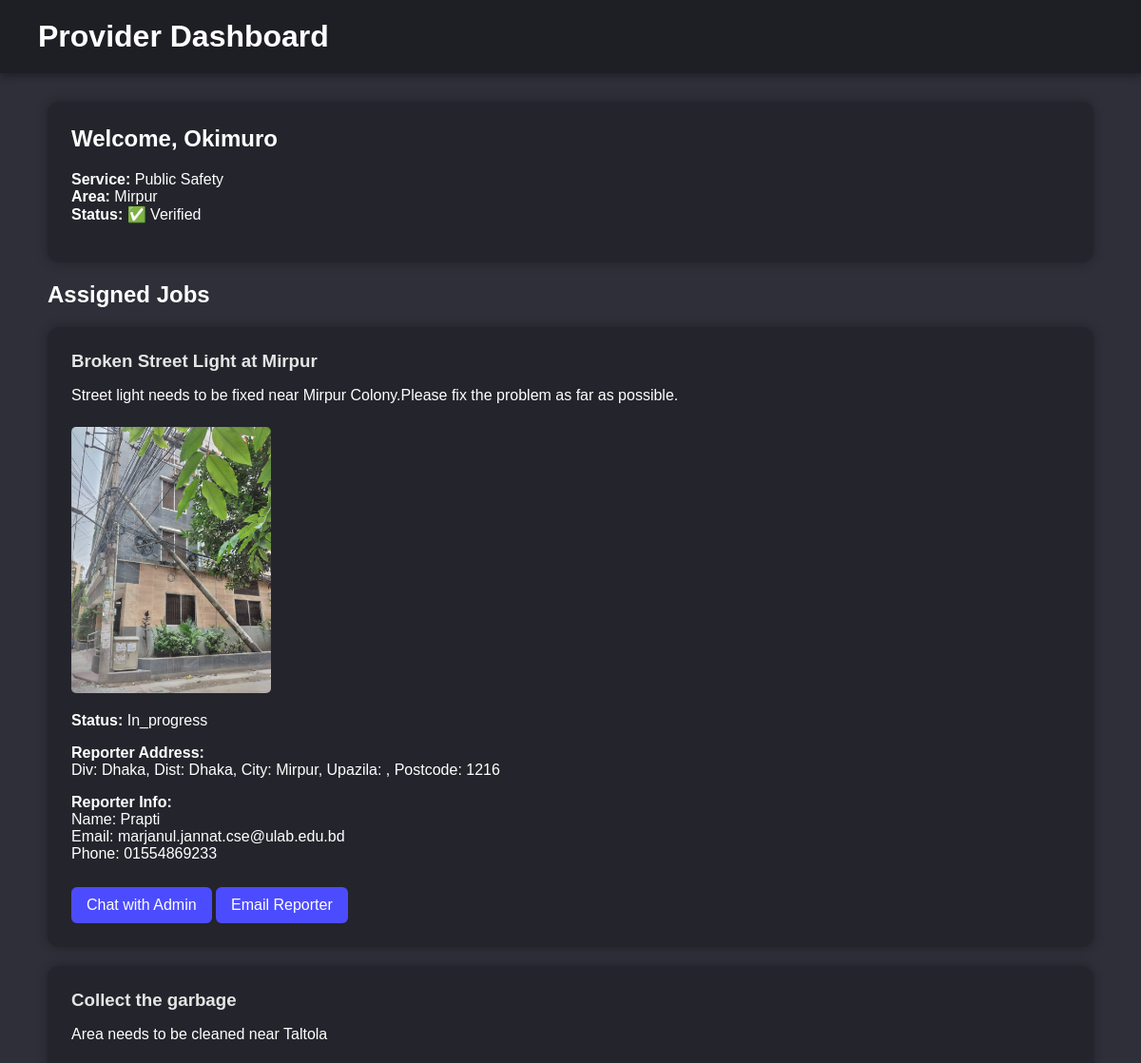
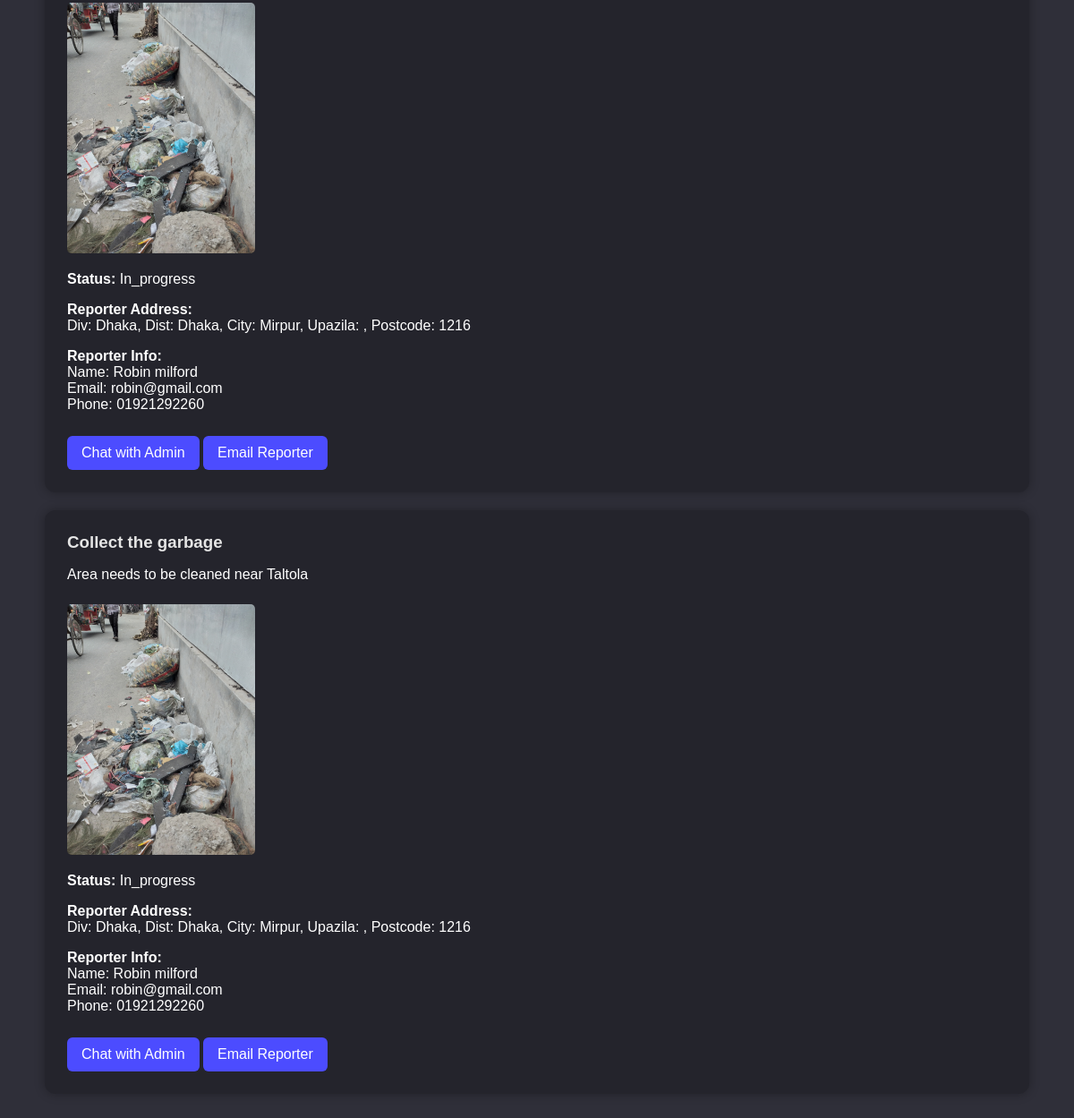
/dashboard/provider.php (signed in), run on the app's committed database (2 pictures, top to bottom).
### tables this page shows
CREATE TABLE `service_providers` (
  `user_id` int(11) NOT NULL,
  `company_name` varchar(100) DEFAULT NULL,
  `service_type` varchar(100) DEFAULT NULL,
  `description` text DEFAULT NULL,
  `service_area` varchar(255) DEFAULT NULL,
  `rating` decimal(3,2) DEFAULT NULL,
  `verified` tinyint(1) DEFAULT 0
);

CREATE TABLE `service_requests` (
  `id` int(11) NOT NULL,
  `citizen_id` int(11) DEFAULT NULL,
  `provider_id` int(11) DEFAULT NULL,
  `issue_id` int(11) DEFAULT NULL,
  `status` enum('pending','in_progress','completed','cancelled') NOT NULL DEFAULT 'pending',
  `payment_status` enum('pending','paid') NOT NULL DEFAULT 'pending',
  `created_at` timestamp NOT NULL DEFAULT current_timestamp(),
  `admin_id` int(11) DEFAULT NULL
);

CREATE TABLE `issues` (
  `id` int(11) NOT NULL,
  `citizen_id` int(11) DEFAULT NULL,
  `title` varchar(255) NOT NULL,
  `description` text NOT NULL,
  `category` text DEFAULT NULL,
  `status` enum('reported','in_progress','resolved','cancelled') NOT NULL DEFAULT 'reported',
  `location` point NOT NULL,
  `created_at` timestamp NOT NULL DEFAULT current_timestamp(),
  `hired_service_provider_id` int(11) DEFAULT NULL,
  `photo_path` varchar(255) DEFAULT NULL,
  `updated_at` timestamp NOT NULL DEFAULT current_timestamp() ON UPDATE current_timestamp(),
  `category_id` int(11) DEFAULT NULL
);

CREATE TABLE `users` (
  `id` int(11) NOT NULL,
  `name` varchar(255) NOT NULL,
  `email` varchar(255) NOT NULL,
  `phone` varchar(20) NOT NULL,
  `password` varchar(255) NOT NULL,
  `role` enum('citizen','service_provider','admin') NOT NULL DEFAULT 'citizen',
  `status` enum('active','inactive','banned') NOT NULL DEFAULT 'active',
  `profile_picture` text DEFAULT NULL,
  `created_at` timestamp NOT NULL DEFAULT current_timestamp(),
  `updated_at` timestamp NOT NULL DEFAULT current_timestamp() ON UPDATE current_timestamp(),
  `otp_code` varchar(6) DEFAULT NULL,
  `otp_expires_at` datetime DEFAULT NULL,
  `is_verified` tinyint(1) DEFAULT 0,
  `division` varchar(100) DEFAULT NULL,
  `district` varchar(100) DEFAULT NULL,
  `city_corporation` varchar(100) DEFAULT NULL,
  `upazila` varchar(100) DEFAULT NULL,
  `postcode` varchar(20) DEFAULT NULL
);

### dashboard/provider.php (the view, shortened to what this page needs)
<?php
require_once("../includes/config.php");
$userEmail = $_SESSION["userLoggedIn"] ?? null;
$query = $con->prepare("SELECT id, role FROM users WHERE email = ?");
$query->execute([$userEmail]);
$user = $query->fetch(PDO::FETCH_ASSOC);
$user_id = $user['id'];
$stmt = $con->prepare("SELECT * FROM service_providers WHERE user_id = ?");
$stmt->execute([$user_id]);
$providerProfile = $stmt->fetch(PDO::FETCH_ASSOC);
$sql = "SELECT sr.*, i.title, i.description, i.photo_path, i.location, sr.issue_id, sr.admin_id,
               u.name AS reporter_name, u.email AS reporter_email, u.phone AS reporter_phone,
               u.division, u.district, u.city_corporation, u.upazila, u.postcode
        FROM service_requests sr
        JOIN issues i ON sr.issue_id = i.id
        JOIN users u ON i.citizen_id = u.id
        WHERE sr.provider_id = ?";
$jobStmt = $con->prepare($sql);
$jobStmt->execute([$user_id]);
$jobs = $jobStmt->fetchAll(PDO::FETCH_ASSOC);
?>
<!DOCTYPE html>
<html lang="en">
<head>
    <link rel="stylesheet" href="../assets/css/style.css">
</head>
<body>
    <header>
        <h1>Provider Dashboard</h1>
    </header>
    <div class="container">
        <?php if (!$providerProfile): ?>
            <div class="card">
                <h2>Complete Your Provider Profile</h2>
                <p>Please complete your service provider information to begin receiving tasks.</p>
                <a href="../register_provider.php" class="btn">Fill Provider Info</a>
            </div>
        <?php else: ?>
            <div class="card">
                <h2>Welcome, <?= htmlspecialchars($providerProfile['company_name']) ?></h2>
                <p><strong>Service:</strong> <?= htmlspecialchars($providerProfile['service_type']) ?> <br>
                    <strong>Area:</strong> <?= htmlspecialchars($providerProfile['service_area']) ?> <br>
                    <strong>Status:</strong> <?= $providerProfile['verified'] ? "✅ Verified" : "⏳ Pending Verification" ?>
                </p>
            </div>
        <?php endif; ?>
        <h2>Assigned Jobs</h2>
        <?php if (!empty($jobs)): ?>
            <?php foreach ($jobs as $job): ?>
                <div class="card">
                    <h3><?= htmlspecialchars($job['title']) ?></h3>
                    <p><?= nl2br(htmlspecialchars($job['description'])) ?></p>
                    <?php if ($job['photo_path']): ?>
                        <img src="/3Bit/<?= htmlspecialchars($job['photo_path']) ?>" alt="Issue image">
                    <?php endif; ?>
                    <p><strong>Status:</strong> <?= ucfirst($job['status']) ?></p>
                    <p><strong>Reporter Address:</strong><br>
                        Div: <?= htmlspecialchars($job['division']) ?>,
                        Dist: <?= htmlspecialchars($job['district']) ?>,
                        City: <?= htmlspecialchars($job['city_corporation']) ?>,
                        Upazila: <?= htmlspecialchars($job['upazila']) ?>,
                        Postcode: <?= htmlspecialchars($job['postcode']) ?>
                    </p>
                    <p><strong>Reporter Info:</strong><br>
                        Name: <?= htmlspecialchars($job['reporter_name']) ?><br>
                        Email: <?= htmlspecialchars($job['reporter_email']) ?><br>
                        Phone: <?= htmlspecialchars($job['reporter_phone']) ?>
                    </p>
                    <a class="btn" href="chat.php?sender_id=<?= $user_id ?>&receiver_id=<?= $job['admin_id'] ?>&issue_id=<?= $job['issue_id'] ?>">
                        Chat with Admin
                    </a>
                    <a class="btn" href="https://mail.google.com/mail/?view=cm&fs=1&to=<?= urlencode($job['reporter_email']) ?>&su=Regarding%20Your%20Reported%20Issue%20<?= urlencode($job['title']) ?>&body=Hello%20<?= urlencode($job['reporter_name']) ?>,%0A%0A%20I%20am%20a%20service%20provider%20working%20on%20your%20reported%20issue%20'%20<?= urlencode($job['title']) ?>'%20and%20wanted%20to%20get%20in%20touch%20regarding%20the%20status.%0A%0A%20Issue%20Details%20:%0A%20Description:%20<?= urlencode($job['description']) ?>%0A%0A%20Reporter%20Address:%0A%20Div:%20<?= urlencode($job['division']) ?>,%20Dist:%20<?= urlencode($job['district']) ?>,%20City:%20<?= urlencode($job['city_corporation']) ?>,%20Upazila:%20<?= urlencode($job['upazila']) ?>,%20Postcode:%20<?= urlencode($job['postcode']) ?>%0A%0A%20Best%20Regards,%0A%20Your%20Service%20Provider">
                        Email Reporter
                    </a>
                </div>
            <?php endforeach; ?>
        <?php else: ?>
            <div class="card">
                <p>No jobs have been assigned to you yet.</p>
            </div>
        <?php endif; ?>
    </div>
</body>
</html>

### assets/style/style.css (style rules this page uses)
html, body { height: 100%; padding: 0; margin: 0; font-family: Arial, Helvetica, sans-serif; }
* { box-sizing: border-box; }
h3 { color: rgb(229, 229, 229); margin: 0; }
a { text-decoration: none; }
* { box-sizing: border-box; margin: 5; padding: 2; font-family: Arial, Helvetica, sans-serif; }
body { background-color: rgba(0, 0, 0, 0.812); height: 100%; padding: 0; margin: 0; font-family: Arial, Helvetica, sans-serif; }
.btn { display: inline-block; padding: 10px 20px; background-color: darkgray; color: white; border-radius: 5px; text-decoration: none; transition: background 0.3s ease; }
header { background-color: #333; color: white; padding: 20px; text-align: center; }

### dashboard/provider.php (style rules this page uses)
body { background-color: #2f2f39; color: #fff; font-family: 'Segoe UI', sans-serif; margin: 0; padding: 0; }
header { background: #1e1e25; padding: 20px 40px; display: flex; justify-content: space-between; align-items: center; box-shadow: 0 4px 8px rgba(0, 0, 0, 0.3); }
header h1 { margin: 0; color: #fff; }
.container { padding: 30px 50px; }
.card { background: #24242c; border-radius: 12px; padding: 25px; margin-bottom: 20px; box-shadow: 0 0 12px rgba(0, 0, 0, 0.3); }
.card img { max-width: 20%; border-radius: 5px; margin-top: 8px; max-height: 10%; }
.btn { background-color: #4c4cff; color: white; padding: 10px 16px; text-decoration: none; border-radius: 6px; margin-top: 10px; display: inline-block; }
h2, h3 { margin-top: 0; }

### data on the page
service_providers: company_name "Okimuro", service_type "Public Safety", service_area "Mirpur"
service_requests: issue.title "Broken Street Light at Mirpur", issue.description "Street light needs to be fixed near Mirpur Colony.Please fix the problem as far as possible.", issue.photo_path (picture), status "In_progress", citizen.division "Dhaka", citizen.district "Dhaka", citizen.city_corporation "Mirpur", citizen.postcode "1216", citizen.name "Prapti", citizen.email "marjanul.jannat.cse@ulab.edu.bd", citizen.phone "01554869233"
service_requests: issue.title "Collect the garbage", issue.description "Area needs to be cleaned near Taltola", issue.photo_path (picture), status "In_progress", citizen.division "Dhaka", citizen.district "Dhaka", citizen.city_corporation "Mirpur", citizen.postcode "1216", citizen.name "Robin milford", citizen.email "robin@gmail.com", citizen.phone "01921292260"
service_requests: issue.title "Collect the garbage", issue.description "Area needs to be cleaned near Taltola", issue.photo_path (picture), status "In_progress", citizen.division "Dhaka", citizen.district "Dhaka", citizen.city_corporation "Mirpur", citizen.postcode "1216", citizen.name "Robin milford", citizen.email "robin@gmail.com", citizen.phone "01921292260"
